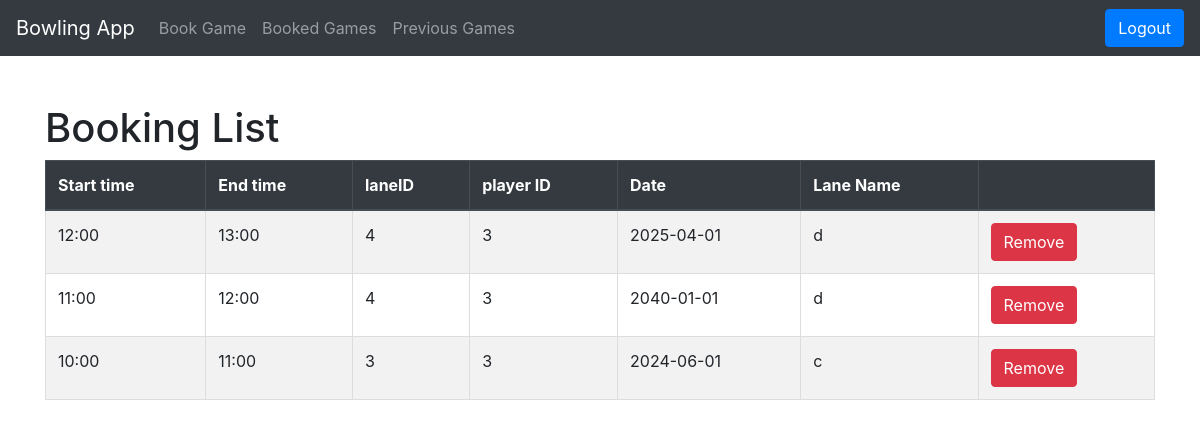
The page /booked_games (signed in) on the database its author committed.
### tables this page shows
CREATE TABLE Bookings (bookingId INTEGER PRIMARY KEY AUTOINCREMENT, startTime time, endTime time, laneID INTEGER REFERENCES BowlingLanes (laneID), playerID INTEGER REFERENCES Players (playerID), date date);

CREATE TABLE BowlingLanes (laneID INTEGER PRIMARY KEY, laneName varchar);

### app.py (the view)
@app.route("/booked_games", methods=["GET"])
def show_booked_games():
    player_ID = session["player_id"]
    return render_template("bookings.html", bookings=query_db('SELECT * FROM Bookings INNER JOIN BowlingLanes ON Bookings.LaneID = BowlingLanes.laneID  WHERE playerID = ?', [player_ID]))

### test.py (called while the page is built)
def get_db():
    db = getattr(g, '_database', None)
    if db is None:
        db = g._database = sqlite3.connect(DATABASE)
        db.row_factory = sqlite3.Row
    return db

def query_db(query, args=(), one=False, commit=False):
    try:
            if commit:
                db = get_db()
                cur = db.execute(query, args)
                db.commit()
                cur.close()
                return None
            cur = get_db().execute(query, args)
            rv = cur.fetchall()
            cur.close()
            return (rv[0] if rv else None) if one else rv
    except sqlite3.Error as e:
            print("SQLite error:", e)
            return e  # Or raise an exception if needed

### template/bookings.html (shortened to what this page needs)
<!DOCTYPE html>
<html lang="en">
<head>
    <link rel="stylesheet" href="https://maxcdn.bootstrapcdn.com/bootstrap/4.5.2/css/bootstrap.min.css">
</head>
<body>
    <nav class="navbar navbar-expand-lg navbar-dark bg-dark">
        <a class="navbar-brand" href="/logged_in">Bowling App</a>
        <div class="collapse navbar-collapse" id="navbarNav">
            <ul class="navbar-nav">
                <li class="nav-item">
                    <a class="nav-link" href="/book_game">Book Game</a>
                </li>
                <li class="nav-item">
                    <a class="nav-link" href="/booked_games">Booked Games</a>
                </li>
                <li class="nav-item">
                    <a class="nav-link" href="/previous_games">Previous Games</a>
                </li>
            </ul>
        </div>
        <form action="/logout" method="POST" class="ml-auto">
            <button type="submit" class="btn btn-primary">Logout</button>
        </form>
    </nav>
    <div class="container">
        <h1 class="mt-5">Booking List</h1>
        <table class="table table-striped">
            <thead class="thead-dark">
            <tr>
                <th>Start time</th>
                <th>End time</th>
                <th>laneID</th>
                <th>player ID</th>
                <th>Date</th>
                <th>Lane Name</th>
                <th></th>
            </tr>
        </thead>
        <tbody>
            {% for booking in bookings %}
            <tr>
                <td>{{ booking['startTime'] }}</td>
                <td>{{ booking['endTime'] }}</td>
                <td>{{ booking['laneID'] }}</td>
                <td>{{ booking['playerID'] }}</td>
                <td>{{ booking['date'] }}</td>
                <td>{{ booking['laneName'] }}</td>
                <td>
                    <form action="/remove_booking" method="POST">
                        <button type="submit" class="btn btn-danger">Remove</button>
                    </form>
                </td>
            </tr>
            {% endfor %}
        </tbody>
    </table>
</div>
</body>
</html>

### template/bookings.html (style rules this page uses)
table { width: 100%; border-collapse: collapse; }
th, td { border: 1px solid #ddd; padding: 8px; text-align: left; }
th { background-color: #f2f2f2; }

### rows shown on the page
Bookings: startTime "12:00", endTime "13:00", laneID "4", playerID "3", date "2025-04-01", laneName "d"
Bookings: startTime "11:00", endTime "12:00", laneID "4", playerID "3", date "2040-01-01", laneName "d"
Bookings: startTime "10:00", endTime "11:00", laneID "3", playerID "3", date "2024-06-01", laneName "c"
